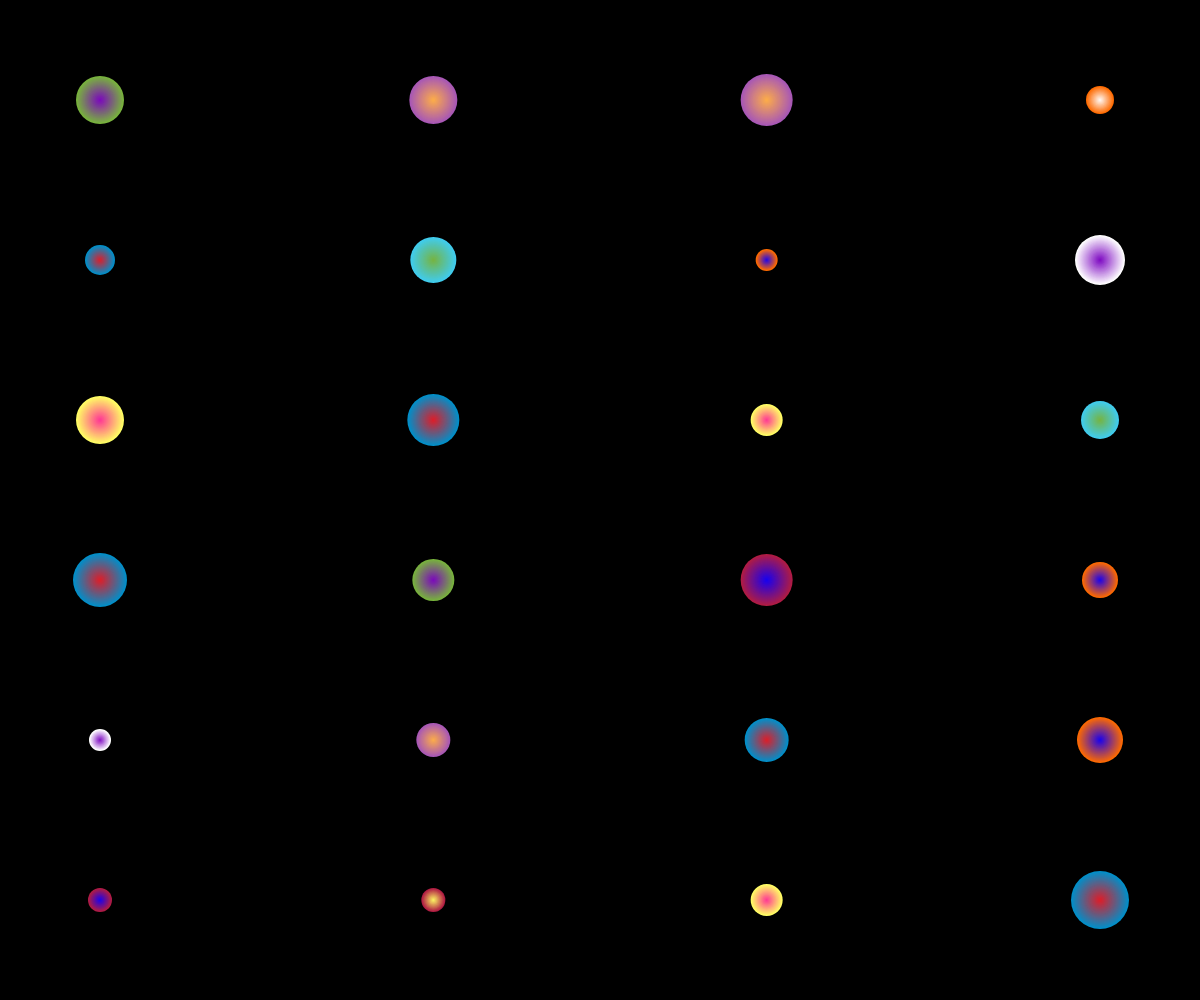
Frame 1 (no input)
Frame 60 (no input): identical to frame 1, image omitted
Frame 120 (the mouse pressed at the canvas centre since frame 60): identical to frame 1, image omitted

The p5.js sketch that drew this single still picture (run headless with seeded random() and noise() and a simulated clock; from frame 60 on, the mouse is pressed at the canvas centre):

// p5.js sketch
// ── sketch.js

// https://editor.p5js.org/jht9629-nyu/sketches/WNMTMLxG-
// https://editor.p5js.org/Emily_Mayling/sketches/G1CLz2Ohi

let color_center;
let color_outer;
let nrow = 6;
let ncol = 4;
let margin = 100;
let yuan_size = [];
let color_pairs = [];
let color_random_pairs = [];

function setup() {
  createCanvas(windowWidth, windowHeight);
  noStroke();
  background(0);

  color_center = [
    color(255, 255, 100), // 0 yellow
    color(253, 106, 1), // 1  orange
    color(1, 143, 201), // 2 greenish blue
    color(167, 87, 182), // 3 purple
    color(64, 204, 239), // 4 light blue
    color(120, 179, 61), // 5  green
    color(176, 28, 67), // 6  red
    color(255), // 7 white
  ];

  color_outer = [
    color(20, 1, 244), // 0 deep blue
    color(255, 175, 70), // 1 light orange
    color(227, 27, 37), // 2 red
    color(123, 4, 192), // 3 purple
    color(255), // 4 white
    color(255, 50, 150), // 5 bright pink
    color(255, 255, 100), // 6 yellow
    color(120, 179, 61), // 7  green
  ];

  color_pairs = [
    [color_center[0], color_outer[5]],
    [color_center[1], color_outer[4]],
    [color_center[5], color_outer[3]],
    [color_center[3], color_outer[1]],
    [color_center[1], color_outer[0]],
    [color_center[2], color_outer[2]],
    [color_center[6], color_outer[6]],
    [color_center[7], color_outer[3]],
    [color_center[4], color_outer[7]],
    [color_center[6], color_outer[0]],
    [color_center[2], color_outer[2]],
  ];

  for (let x = 0; x < nrow * ncol; x++) {
    let random_size = floor(random(10, 30));
    append(yuan_size, random_size);
    let random_color = random(color_pairs); 
    append(color_random_pairs, random_color);
  }
}

function draw() {
  background(0);
  let yuan_x, yuan_y, yuan_r, color_c, color_o;
  let yuan_dist_height = (height - 2 * margin) / (nrow - 1);
  let yuan_dist_width = (width - 2 * margin) / (ncol - 1);
  let index, color_index;
  for (let i = 0; i < nrow; i++) {
    for (let j = 0; j < ncol; j++) {
      index = i * ncol + j;
      yuan_r = yuan_size[index];
      yuan_x = margin + j * yuan_dist_width;
      yuan_y = margin + i * yuan_dist_height;
      color_c = color_random_pairs[index][0];
      color_o = color_random_pairs[index][1];

      yuan(yuan_x, yuan_y, yuan_r, color_c, color_o);
    }
  }
}


function yuan(x, y, yuan_radius, color_center, color_outer) {
  for (let r = yuan_radius; r > 0; r = r - 1) {
    //draw circle from outer to center
    let amount = map(r, 0, yuan_radius, 1, 0); // blend effect
    //map(r, 0, yuan_radius, 1, 0)(invert) || map(r, 0, yuan_radius, 0, 1)
    let c = lerpColor(color_center, color_outer, amount);

    fill(c);
    ellipse(x, y, r * 2, r * 2); // r * 2 converts radius to diameter
  }
}
